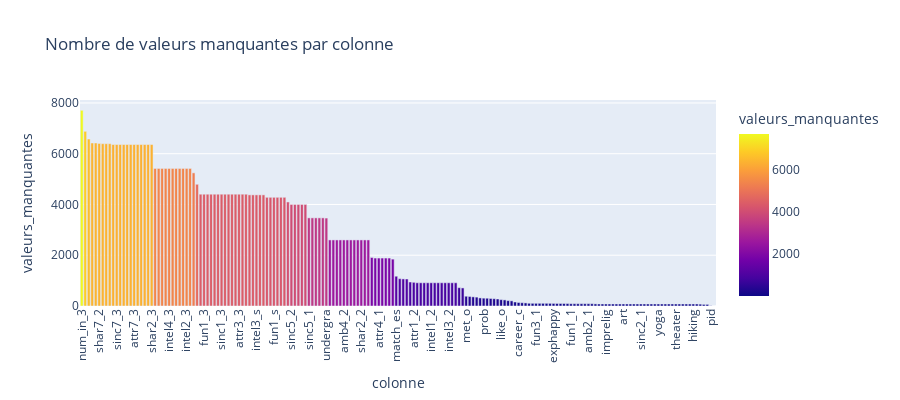

The cell this chart's notebook holds for it:
### Code cell
fig = px.bar(
    manquant_df,
    x='colonne',
    y='valeurs_manquantes',
    title='Nombre de valeurs manquantes par colonne',
    color='valeurs_manquantes',
)
fig.update_layout(
    xaxis_tickangle=-90,
    height=400
)
fig.show()

### Figure 1 — Plotly figure (JSON) as saved in the notebook; plotly's stock layout.template omitted (floating-point values rounded to 4 significant figures; data arrays with more than 128 entries replaced by an {"elided": "..."} marker saying what was removed)
{"data": [{"alignmentgroup": "True", "hovertemplate": "colonne=%{x}<br>valeurs_manquantes=%{marker.color}<extra></extra>", "legendgroup": "", "marker": {"color": {"elided": "182 int values"}, "coloraxis": "coloraxis", "pattern": {"shape": ""}}, "name": "", "offsetgroup": "", "orientation": "v", "showlegend": false, "textposition": "auto", "type": "bar", "x": {"elided": "182 str values"}, "xaxis": "x", "y": {"elided": "182 int values"}, "yaxis": "y"}], "layout": {"barmode": "relative", "coloraxis": {"colorbar": {"title": {"text": "valeurs_manquantes"}}, "colorscale": [[0, "#0d0887"], [0.1111, "#46039f"], [0.2222, "#7201a8"], [0.3333, "#9c179e"], [0.4444, "#bd3786"], [0.5556, "#d8576b"], [0.6667, "#ed7953"], [0.7778, "#fb9f3a"], [0.8889, "#fdca26"], [1, "#f0f921"]]}, "height": 400, "legend": {"tracegroupgap": 0}, "title": {"text": "Nombre de valeurs manquantes par colonne"}, "xaxis": {"anchor": "y", "domain": [0, 1], "tickangle": -90, "title": {"text": "colonne"}}, "yaxis": {"anchor": "x", "domain": [0, 1], "title": {"text": "valeurs_manquantes"}}}}
